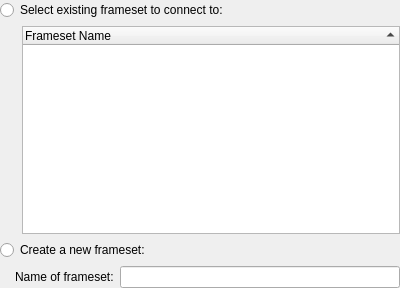
<ui version="4.0" >
 <class>KWFrameConnectSelector</class>
 <widget class="QWidget" name="KWFrameConnectSelector" >
  <property name="geometry" >
   <rect>
    <x>0</x>
    <y>0</y>
    <width>400</width>
    <height>288</height>
   </rect>
  </property>
  <layout class="QGridLayout" >
   <property name="leftMargin" >
    <number>0</number>
   </property>
   <property name="topMargin" >
    <number>0</number>
   </property>
   <property name="rightMargin" >
    <number>0</number>
   </property>
   <property name="bottomMargin" >
    <number>0</number>
   </property>
   <property name="horizontalSpacing" >
    <number>6</number>
   </property>
   <property name="verticalSpacing" >
    <number>6</number>
   </property>
   <item row="3" column="0" colspan="2" >
    <layout class="QHBoxLayout" >
     <property name="spacing" >
      <number>6</number>
     </property>
     <property name="leftMargin" >
      <number>0</number>
     </property>
     <property name="topMargin" >
      <number>0</number>
     </property>
     <property name="rightMargin" >
      <number>0</number>
     </property>
     <property name="bottomMargin" >
      <number>0</number>
     </property>
     <item>
      <spacer>
       <property name="orientation" >
        <enum>Qt::Horizontal</enum>
       </property>
       <property name="sizeType" >
        <enum>QSizePolicy::Fixed</enum>
       </property>
       <property name="sizeHint" >
        <size>
         <width>15</width>
         <height>20</height>
        </size>
       </property>
      </spacer>
     </item>
     <item>
      <widget class="QLabel" name="label" >
       <property name="text" >
        <string>Name of frameset:</string>
       </property>
       <property name="buddy" >
        <cstring>frameSetName</cstring>
       </property>
      </widget>
     </item>
     <item>
      <widget class="QLineEdit" name="frameSetName" />
     </item>
    </layout>
   </item>
   <item row="2" column="0" colspan="2" >
    <widget class="QRadioButton" name="newRadio" >
     <property name="text" >
      <string>Create a new frameset:</string>
     </property>
    </widget>
   </item>
   <item row="0" column="0" colspan="2" >
    <widget class="QRadioButton" name="existingRadio" >
     <property name="text" >
      <string>Select existing frameset to connect to:</string>
     </property>
    </widget>
   </item>
   <item row="1" column="0" >
    <spacer>
     <property name="orientation" >
      <enum>Qt::Horizontal</enum>
     </property>
     <property name="sizeType" >
      <enum>QSizePolicy::Fixed</enum>
     </property>
     <property name="sizeHint" >
      <size>
       <width>16</width>
       <height>20</height>
      </size>
     </property>
    </spacer>
   </item>
   <item row="1" column="1" >
    <widget class="QTreeWidget" name="framesList" >
     <property name="rootIsDecorated" >
      <bool>false</bool>
     </property>
     <property name="itemsExpandable" >
      <bool>false</bool>
     </property>
     <property name="sortingEnabled" >
      <bool>true</bool>
     </property>
     <column>
      <property name="text" >
       <string>Frameset Name</string>
      </property>
     </column>
    </widget>
   </item>
  </layout>
 </widget>
 <tabstops>
  <tabstop>frameSetName</tabstop>
  <tabstop>existingRadio</tabstop>
  <tabstop>framesList</tabstop>
  <tabstop>newRadio</tabstop>
 </tabstops>
 <resources/>
 <connections/>
</ui>
